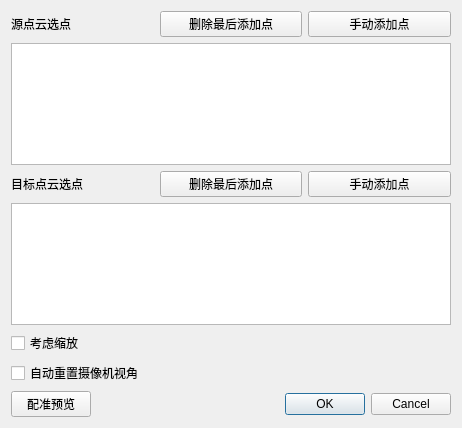
<?xml version="1.0" encoding="UTF-8"?>
<ui version="4.0">
 <class>Form_PPP</class>
 <widget class="QWidget" name="Form_PPP">
  <property name="geometry">
   <rect>
    <x>0</x>
    <y>0</y>
    <width>462</width>
    <height>428</height>
   </rect>
  </property>
  <property name="windowTitle">
   <string>Form</string>
  </property>
  <layout class="QGridLayout" name="gridLayout">
   <item row="0" column="0">
    <layout class="QHBoxLayout" name="horizontalLayout">
     <item>
      <widget class="QLabel" name="label">
       <property name="text">
        <string>源点云选点</string>
       </property>
      </widget>
     </item>
     <item>
      <widget class="QPushButton" name="srcDeleteButton">
       <property name="text">
        <string>删除最后添加点</string>
       </property>
      </widget>
     </item>
     <item>
      <widget class="QPushButton" name="srcAddButton">
       <property name="text">
        <string>手动添加点</string>
       </property>
      </widget>
     </item>
    </layout>
   </item>
   <item row="1" column="0">
    <widget class="QTableView" name="srcTableView">
     <property name="font">
      <font>
       <pointsize>9</pointsize>
      </font>
     </property>
    </widget>
   </item>
   <item row="2" column="0">
    <layout class="QHBoxLayout" name="horizontalLayout_2">
     <item>
      <widget class="QLabel" name="label_2">
       <property name="text">
        <string>目标点云选点</string>
       </property>
      </widget>
     </item>
     <item>
      <widget class="QPushButton" name="tgtDeleteButton">
       <property name="text">
        <string>删除最后添加点</string>
       </property>
      </widget>
     </item>
     <item>
      <widget class="QPushButton" name="tgtAddButton">
       <property name="text">
        <string>手动添加点</string>
       </property>
      </widget>
     </item>
    </layout>
   </item>
   <item row="3" column="0">
    <widget class="QTableView" name="tgtTableView">
     <property name="font">
      <font>
       <pointsize>9</pointsize>
      </font>
     </property>
    </widget>
   </item>
   <item row="4" column="0">
    <widget class="QCheckBox" name="adjustScaleCheckBox">
     <property name="text">
      <string>考虑缩放</string>
     </property>
    </widget>
   </item>
   <item row="5" column="0">
    <widget class="QCheckBox" name="cameraAutoResetCheckBox">
     <property name="text">
      <string>自动重置摄像机视角</string>
     </property>
    </widget>
   </item>
   <item row="6" column="0">
    <layout class="QHBoxLayout" name="horizontalLayout_3">
     <item>
      <widget class="QPushButton" name="previewPushButton">
       <property name="text">
        <string>配准预览</string>
       </property>
      </widget>
     </item>
     <item>
      <spacer name="horizontalSpacer">
       <property name="orientation">
        <enum>Qt::Horizontal</enum>
       </property>
       <property name="sizeHint" stdset="0">
        <size>
         <width>40</width>
         <height>20</height>
        </size>
       </property>
      </spacer>
     </item>
     <item>
      <widget class="QDialogButtonBox" name="buttonBox">
       <property name="standardButtons">
        <set>QDialogButtonBox::Cancel|QDialogButtonBox::Ok</set>
       </property>
      </widget>
     </item>
    </layout>
   </item>
  </layout>
 </widget>
 <resources/>
 <connections/>
</ui>
